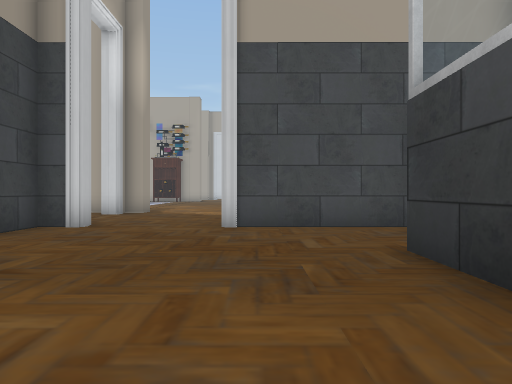
View 1 (above)

24 first-person views from a walk through a Unity game level. The camera is 1.4 m above the floor, looks level and sees 70° across. The floor is counted in squares, 2 m on a side. Each view is taken from the middle of a square. On the plan, view 1 faces up. The plan holds only what a view shows up to about 11 squares ahead; the rest is blank. The place goes on beyond the plan. The player is left out. Door leaves are left out, so doorways stand open. Some surface patterns are stand-ins.

View 2
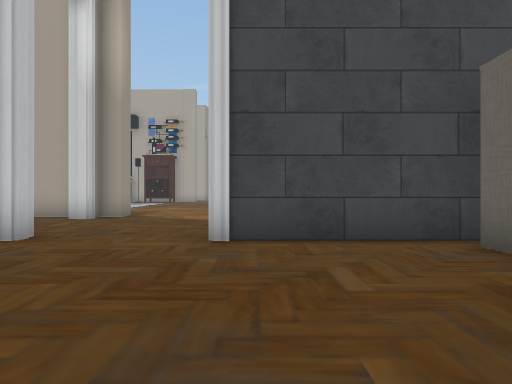

View 3
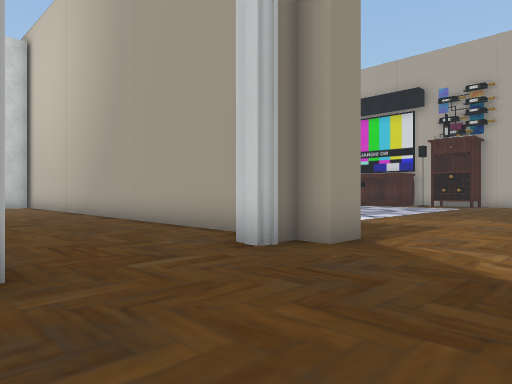

View 4
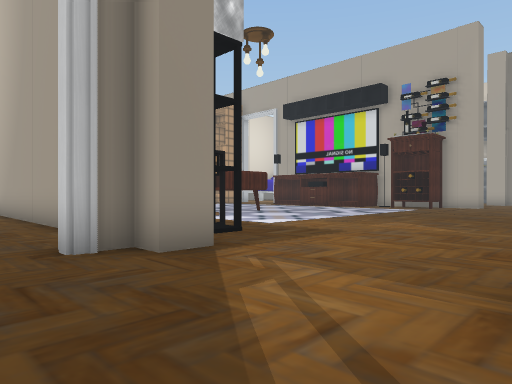

View 5
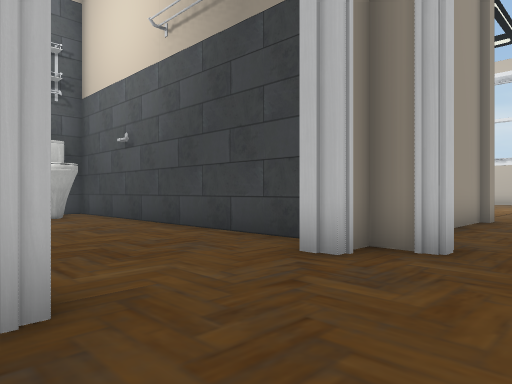

View 6
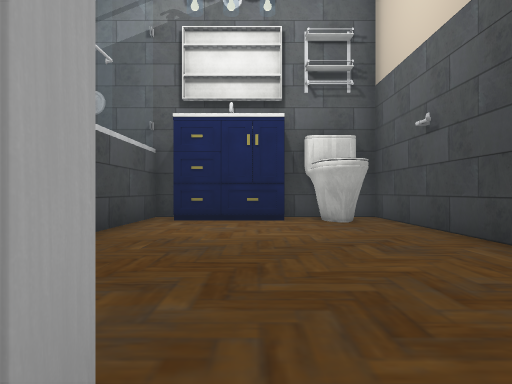

View 7
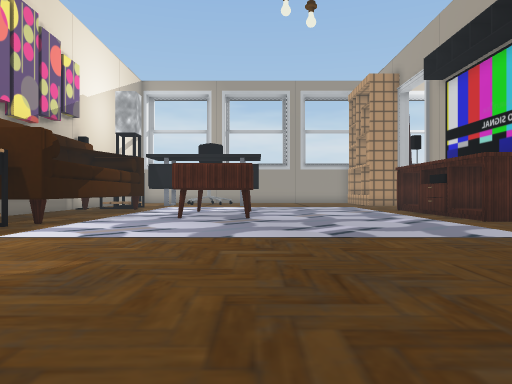

View 8
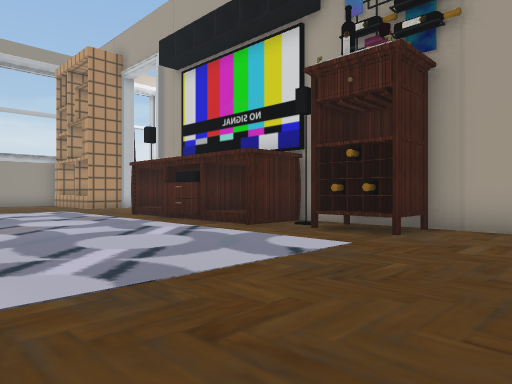

View 9
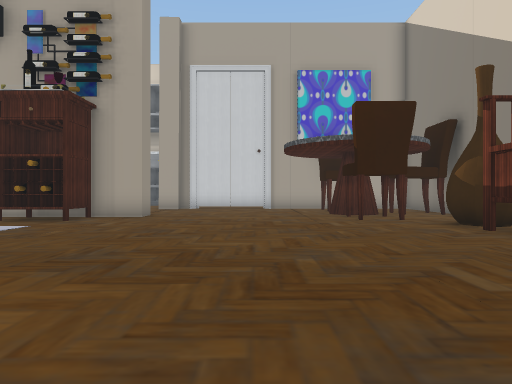

View 10
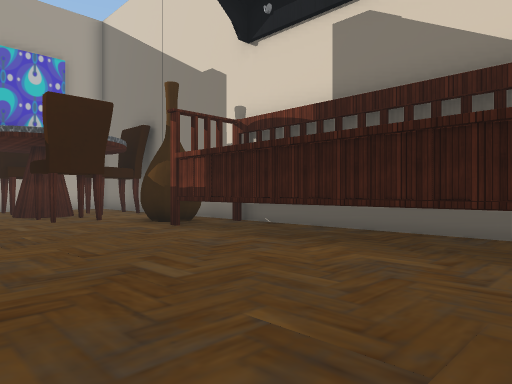

View 11
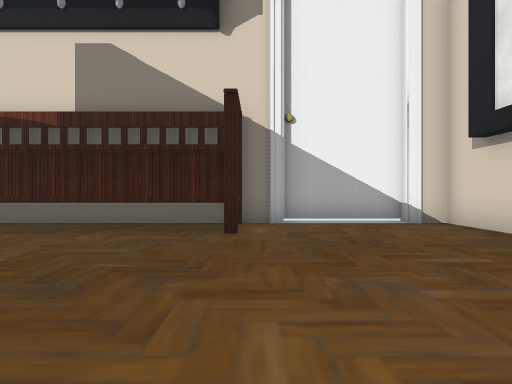

View 12
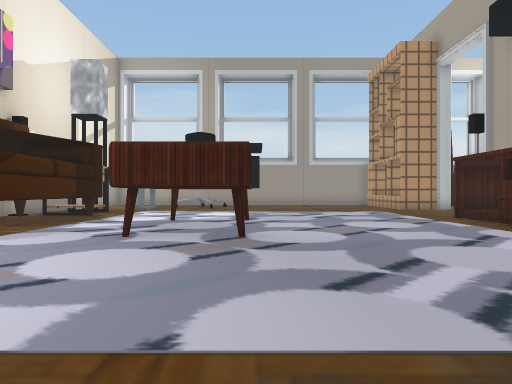

View 13
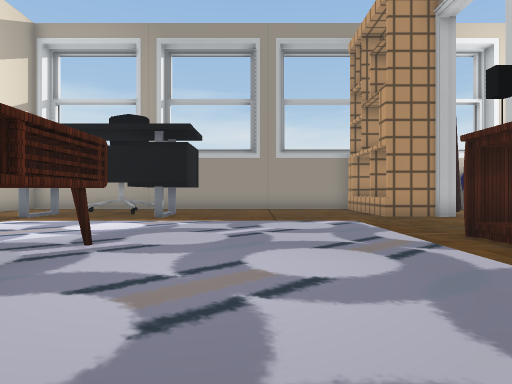

View 14
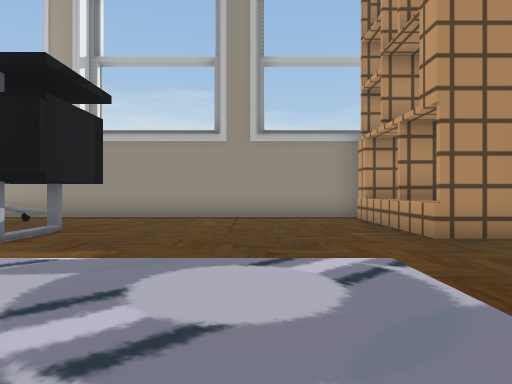

View 15
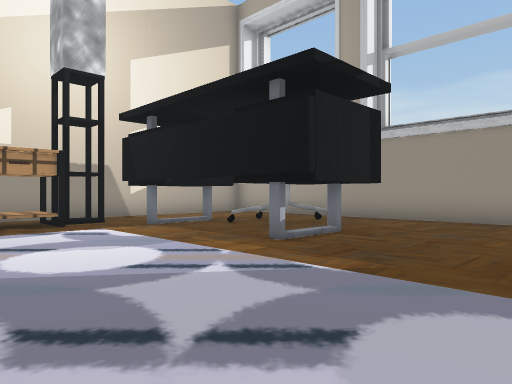

View 16
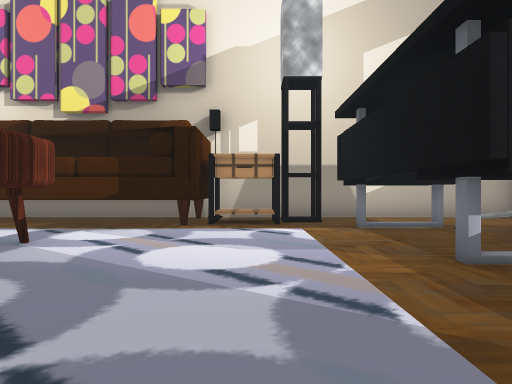

View 17
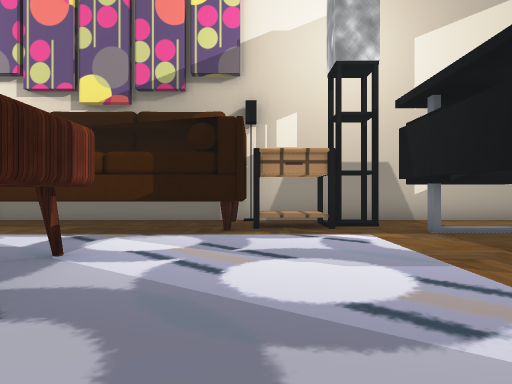

View 18
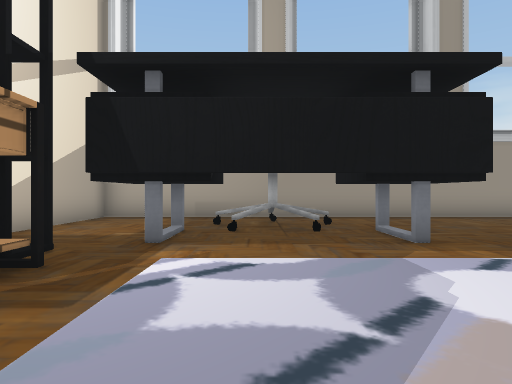

View 19
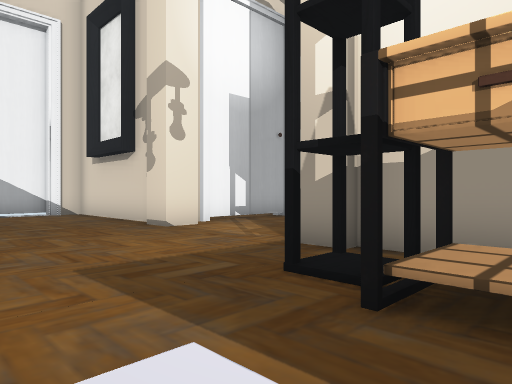

View 20
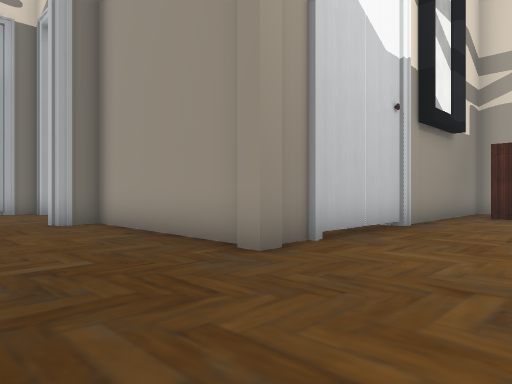

View 21
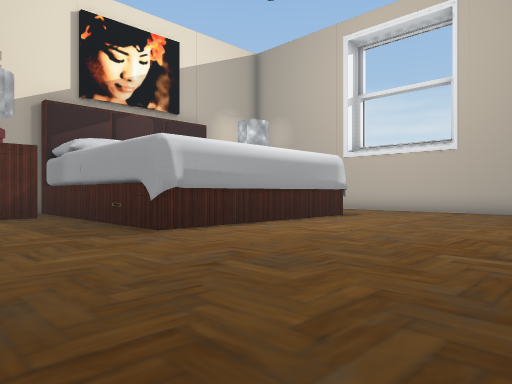

View 22
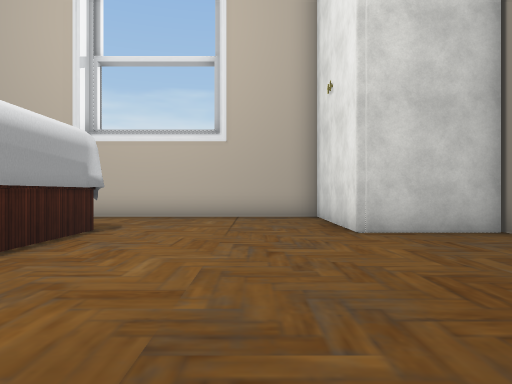

View 23
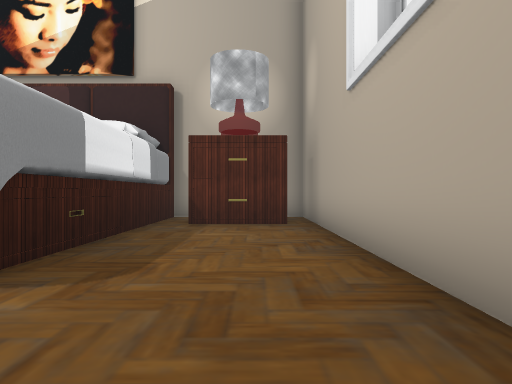

View 24
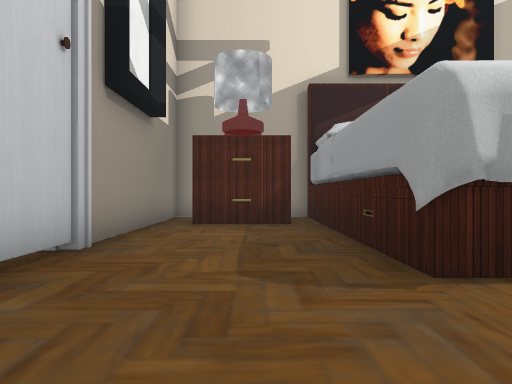

### Floor plan
Points are (right, up) in squares from view 1. A wall is a line through its corners. A room is listed if a view was taken in it or the views show most of it. See-through windows are left out.
Room 1 (views 1, 2, 3, 4, 5, 6, 7, 8, 9, 10, 11, 12, 13, 14, 15, 16, 17, 18, 19, 20, 21, 22, 23, 24)
walls: (-7.7, 15.5) (-7.7, 14.5); (-9.3, 20) (-9.3, 17.9); (-6.3, 12.7) (-4.5, 12.7); (-13.2, 17.9) (-13.2, 19.5); (-5.2, 12.3) (-13.1, 12.3); (-4.4, 13) (-3.8, 13) (-3.8, 12.3) (-4.4, 12.3) (-4.4, 11.4) (-4.9, 11.4); (-13.2, 19.9) (-9.9, 19.9); (-14.8, 15.5) (-7.7, 15.5); (-14.8, 13.4) (-14.8, 15.5) (-14.3, 15.3); (-10, 7.5) (-10, 7.8) (-4.8, 7.8) (-4.8, 8.6) (-4.4, 8.6) (-4.4, 7.8) (-3.5, 7.8) (-3.5, 7.3) (-4.4, 7.3) (-4.4, -2.3) (-3.8, -2.3); (-0.4, 12.1) (-0.4, 13) (0.5, 13); (-12, 25.9) (-12, 25.4); (0.9, 12.7) (5.2, 12.7) (5.2, 13.6); (-19.3, 12.3) (-19.3, 9.7) (-23.3, 9.7) (-23.3, -2.3) (-22.9, -2.3); (-8.6, 27.3) (-8.6, 25.3); (-5.6, 27.1) (-5.6, 26.4); (-13.4, 5.1) (-13.4, -2); (0.2, 8.6) (0.2, 11.8); (-13.8, 5.2) (-13.6, 5.2) (-13.4, 4.9); (3.2, 17.3) (3.2, 23.5); (-4.2, 28) (-4.2, 27.3) (-7.4, 27.3); (5.2, 16.4) (5.2, 20); (5.5, 13.5) (5.5, 16.4); (3.2, 7.3) (-0.9, 7.3) (-0.4, 7.8); (-18.6, 27.8) (-18.6, 25.7) (-22.9, 25.7); (-22.3, 26.6) (-22.3, 25.8); (-23.3, 26) (-23.3, 12.7) (-8.5, 12.7); (-10.3, -2.3) (-9.8, -2.3) (-9.8, 7.4); (-13.5, -2.3) (-13, -2.3); (-2.3, -2.3) (-1.8, -2.3); (1.2, -2.3) (1.8, -2.3) (1.8, 4.4); (-20.1, -2.3) (-19.7, -2.3) (-19.7, 5) (-13.4, 5)
low walls: (-9.6, 25.4) (-10.2, 25.4); (-12.6, 25.4) (-13.2, 25.4); (-19.6, 18.1) (-20.6, 17.3) (-21, 16.1); (-20.9, 18.4) (-20.6, 17.4) (-19.5, 16.6); (5.2, 20.9) (5.2, 25.5)
ways out: open door at (-12.5, 25); open door at (-9.5, 25); open door at (1, -2); gap at (-19, 16); gap at (-19, 19); gap at (-8, 26)
objects: other object (-22, -1) to (-21, 0); other object (-16, 14) to (-16, 15); other object (-12, -1) to (-11, 0); drawers (-11, 26); other object (-7, 14) to (-6, 15); other object (-7, 26); other object (-6, 26); other object (-3, -2) to (-3, 0); other object (-1, -2) to (1, -1); other object (3, 5) to (4, 6); chair (3, 26); vase (4, 24) to (4, 25)

Positions as (right, up) in squares from view 1, and headings:
1: (0, 0), facing up
2: (0, 2), facing up
3: (-1, 8), facing up-left
4: (0, 10), facing up-left
5: (0, 10), facing down-left
6: (-1, 8), facing down
7: (0, 20), facing left
8: (-3, 20), facing up-left
9: (-1, 17), facing up
10: (-1, 17), facing up-right
11: (-3, 17), facing right
12: (-4, 20), facing left
13: (-8, 22), facing left
14: (-13, 23), facing left
15: (-14, 23), facing down-left
16: (-16, 23), facing down
17: (-15, 22), facing down
18: (-13, 17), facing left
19: (-7, 17), facing down-right
20: (-13, 11), facing down-right
21: (-10, 11), facing down-left
22: (-13, 8), facing left
23: (-22, 8), facing down
24: (-12, 8), facing down
